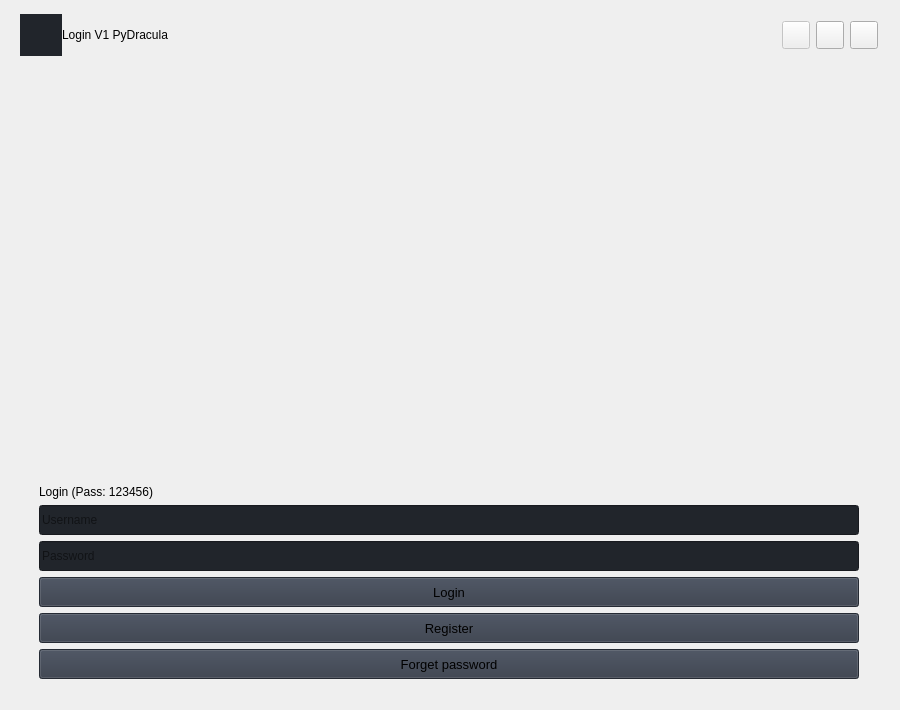
<?xml version="1.0" encoding="UTF-8"?>
<ui version="4.0">
 <class>Login</class>
 <widget class="QMainWindow" name="Login">
  <property name="geometry">
   <rect>
    <x>0</x>
    <y>0</y>
    <width>900</width>
    <height>710</height>
   </rect>
  </property>
  <property name="sizePolicy">
   <sizepolicy hsizetype="Maximum" vsizetype="Maximum">
    <horstretch>0</horstretch>
    <verstretch>0</verstretch>
   </sizepolicy>
  </property>
  <property name="minimumSize">
   <size>
    <width>900</width>
    <height>710</height>
   </size>
  </property>
  <property name="maximumSize">
   <size>
    <width>900</width>
    <height>1000</height>
   </size>
  </property>
  <property name="windowTitle">
   <string>Login. PyBlackBOX</string>
  </property>
  <property name="styleSheet">
   <string notr="true">/* /////////////////////////////////////////////////////////////////////////////////////////////////

SET APP STYLESHEET - FULL STYLES HERE
DARK THEME - DRACULA COLOR BASED

///////////////////////////////////////////////////////////////////////////////////////////////// */
QWidget{
	color: rgb(221, 221, 221);
	font: 10pt &quot;Segoe UI&quot;;
}

/* /////////////////////////////////////////////////////////////////////////////////////////////////
Tooltip */
QToolTip {
	color: #ffffff;
	background-color: rgba(33, 37, 43, 180);
	border: 1px solid rgb(44, 49, 58);
	background-image: none;
	background-position: left center;
    background-repeat: no-repeat;
	border: none;
	border-left: 2px solid rgb(255, 121, 198);
	text-align: left;
	padding-left: 8px;
	margin: 0px;
}
/* /////////////////////////////////////////////////////////////////////////////////////////////////
Bg App */
#bg {	
	background-color: rgb(40, 44, 52);
	border: 1px solid rgb(44, 49, 58);
	border-top-left-radius: 12px;
	border-bottom-left-radius: 12px;
	border-top-right-radius: 12px;
	border-bottom-right-radius: 12px;
}
/* /////////////////////////////////////////////////////////////////////////////////////////////////
Content App */
#top_bar{	
	background-color: rgb(33, 37, 43);
	border-top-left-radius: 12px;
	border-top-right-radius: 12px;
}
/* Top Buttons */
#top_btns_3 .QPushButton { background-color: rgba(255, 255, 255, 0); border: none;  border-radius: 5px; }
#top_btns_3 .QPushButton:hover { background-color: rgb(44, 49, 57); border-style: solid; border-radius: 4px; }
#top_btns_3 .QPushButton:pressed { background-color: rgb(23, 26, 30); border-style: solid; border-radius: 4px; }
/* /////////////////////////////////////////////////////////////////////////////////////////////////
LineEdit */
QLineEdit {
	background-color: rgb(33, 37, 43);
	border-radius: 5px;
	border: 2px solid rgb(33, 37, 43);
	padding-left: 10px;
	selection-color: rgb(255, 255, 255);
	selection-background-color: rgb(255, 121, 198);
}
QLineEdit:hover {
	border: 2px solid rgb(64, 71, 88);
}
QLineEdit:focus {
	border: 2px solid rgb(91, 101, 124);
}
/* /////////////////////////////////////////////////////////////////////////////////////////////////
Button */
QPushButton {
	border: 2px solid rgb(52, 59, 72);
	border-radius: 5px;	
	background-color: rgb(52, 59, 72);
}
QPushButton:hover {
	background-color: rgb(57, 65, 80);
	border: 2px solid rgb(61, 70, 86);
}
QPushButton:pressed {	
	background-color: rgb(35, 40, 49);
	border: 2px solid rgb(43, 50, 61);
}
/* /////////////////////////////////////////////////////////////////////////////////////////////////</string>
  </property>
  <widget class="QWidget" name="centralwidget">
   <property name="sizePolicy">
    <sizepolicy hsizetype="Maximum" vsizetype="Maximum">
     <horstretch>0</horstretch>
     <verstretch>0</verstretch>
    </sizepolicy>
   </property>
   <property name="maximumSize">
    <size>
     <width>1000</width>
     <height>1200</height>
    </size>
   </property>
   <property name="styleSheet">
    <string notr="true">#stackedWidget{
	background: transparent;
		border: 1px solid red;
}</string>
   </property>
   <layout class="QVBoxLayout" name="verticalLayout">
    <property name="spacing">
     <number>0</number>
    </property>
    <property name="leftMargin">
     <number>10</number>
    </property>
    <property name="topMargin">
     <number>10</number>
    </property>
    <property name="rightMargin">
     <number>10</number>
    </property>
    <property name="bottomMargin">
     <number>10</number>
    </property>
    <item>
     <widget class="QFrame" name="bg">
      <property name="sizePolicy">
       <sizepolicy hsizetype="Maximum" vsizetype="Maximum">
        <horstretch>0</horstretch>
        <verstretch>0</verstretch>
       </sizepolicy>
      </property>
      <property name="maximumSize">
       <size>
        <width>1000</width>
        <height>1200</height>
       </size>
      </property>
      <property name="frameShape">
       <enum>QFrame::NoFrame</enum>
      </property>
      <property name="frameShadow">
       <enum>QFrame::Raised</enum>
      </property>
      <widget class="QFrame" name="frame_widgets">
       <property name="geometry">
        <rect>
         <x>0</x>
         <y>60</y>
         <width>878</width>
         <height>811</height>
        </rect>
       </property>
       <property name="minimumSize">
        <size>
         <width>280</width>
         <height>720</height>
        </size>
       </property>
       <property name="mouseTracking">
        <bool>false</bool>
       </property>
       <property name="frameShape">
        <enum>QFrame::NoFrame</enum>
       </property>
       <property name="frameShadow">
        <enum>QFrame::Raised</enum>
       </property>
       <layout class="QVBoxLayout" name="verticalLayout_2">
        <property name="spacing">
         <number>8</number>
        </property>
        <property name="leftMargin">
         <number>20</number>
        </property>
        <property name="topMargin">
         <number>0</number>
        </property>
        <property name="rightMargin">
         <number>20</number>
        </property>
        <property name="bottomMargin">
         <number>10</number>
        </property>
        <item>
         <widget class="QStackedWidget" name="Login_stackedWidget">
          <property name="styleSheet">
           <string notr="true">/*background: transparent;*/</string>
          </property>
          <property name="currentIndex">
           <number>0</number>
          </property>
          <widget class="QWidget" name="Login_page">
           <layout class="QVBoxLayout" name="_2">
            <property name="rightMargin">
             <number>9</number>
            </property>
            <item>
             <widget class="QFrame" name="logo">
              <property name="minimumSize">
               <size>
                <width>0</width>
                <height>400</height>
               </size>
              </property>
              <property name="maximumSize">
               <size>
                <width>16777215</width>
                <height>400</height>
               </size>
              </property>
              <property name="styleSheet">
               <string notr="true">#logo {
	background-image: url(:/images/images/images/Logo_Big (8).png);
	/*background-image: url(:/images/images/images/PyDracula_vertical.png);*/
	border-radius: 10px;
	background-position: center;
	background-repeat: no-repeat;
    /*border: 1px solid #73AD21;*/
}</string>
              </property>
              <property name="frameShape">
               <enum>QFrame::NoFrame</enum>
              </property>
              <property name="frameShadow">
               <enum>QFrame::Raised</enum>
              </property>
             </widget>
            </item>
            <item>
             <widget class="QLabel" name="Login_Status">
              <property name="sizePolicy">
               <sizepolicy hsizetype="Minimum" vsizetype="Minimum">
                <horstretch>0</horstretch>
                <verstretch>0</verstretch>
               </sizepolicy>
              </property>
              <property name="maximumSize">
               <size>
                <width>16777215</width>
                <height>20</height>
               </size>
              </property>
              <property name="text">
               <string>Login (Pass: 123456)</string>
              </property>
             </widget>
            </item>
            <item>
             <widget class="QLineEdit" name="username">
              <property name="minimumSize">
               <size>
                <width>0</width>
                <height>30</height>
               </size>
              </property>
              <property name="styleSheet">
               <string notr="true">background-color: rgb(33, 37, 43);</string>
              </property>
              <property name="text">
               <string/>
              </property>
              <property name="placeholderText">
               <string>Username</string>
              </property>
             </widget>
            </item>
            <item>
             <widget class="QLineEdit" name="password">
              <property name="minimumSize">
               <size>
                <width>0</width>
                <height>30</height>
               </size>
              </property>
              <property name="styleSheet">
               <string notr="true">background-color: rgb(33, 37, 43);</string>
              </property>
              <property name="text">
               <string/>
              </property>
              <property name="echoMode">
               <enum>QLineEdit::Password</enum>
              </property>
              <property name="placeholderText">
               <string>Password</string>
              </property>
             </widget>
            </item>
            <item>
             <widget class="QPushButton" name="btn_Login">
              <property name="minimumSize">
               <size>
                <width>150</width>
                <height>30</height>
               </size>
              </property>
              <property name="font">
               <font>
                <pointsize>10</pointsize>
                <italic>false</italic>
                <bold>false</bold>
               </font>
              </property>
              <property name="cursor">
               <cursorShape>PointingHandCursor</cursorShape>
              </property>
              <property name="styleSheet">
               <string notr="true">background-color: rgb(52, 59, 72);</string>
              </property>
              <property name="text">
               <string>Login</string>
              </property>
              <property name="icon">
               <iconset>
                <normaloff>Backup/images/icons/cil-save.png</normaloff>Backup/images/icons/cil-save.png</iconset>
              </property>
             </widget>
            </item>
            <item>
             <widget class="QPushButton" name="btn_Register">
              <property name="minimumSize">
               <size>
                <width>150</width>
                <height>30</height>
               </size>
              </property>
              <property name="font">
               <font>
                <pointsize>10</pointsize>
                <italic>false</italic>
                <bold>false</bold>
               </font>
              </property>
              <property name="cursor">
               <cursorShape>PointingHandCursor</cursorShape>
              </property>
              <property name="styleSheet">
               <string notr="true">background-color: rgb(52, 59, 72);</string>
              </property>
              <property name="text">
               <string>Register</string>
              </property>
              <property name="icon">
               <iconset>
                <normaloff>Backup/images/icons/cil-save.png</normaloff>Backup/images/icons/cil-save.png</iconset>
              </property>
             </widget>
            </item>
            <item>
             <widget class="QPushButton" name="btn_Fpassword">
              <property name="minimumSize">
               <size>
                <width>150</width>
                <height>30</height>
               </size>
              </property>
              <property name="font">
               <font>
                <pointsize>10</pointsize>
                <italic>false</italic>
                <bold>false</bold>
               </font>
              </property>
              <property name="cursor">
               <cursorShape>PointingHandCursor</cursorShape>
              </property>
              <property name="styleSheet">
               <string notr="true">background-color: rgb(52, 59, 72);</string>
              </property>
              <property name="text">
               <string>Forget password</string>
              </property>
              <property name="icon">
               <iconset>
                <normaloff>Backup/images/icons/cil-save.png</normaloff>Backup/images/icons/cil-save.png</iconset>
              </property>
             </widget>
            </item>
           </layout>
          </widget>
          <widget class="QWidget" name="Register_page">
           <layout class="QGridLayout" name="gridLayout">
            <item row="13" column="0" colspan="2">
             <widget class="QPushButton" name="btn_Com_Register">
              <property name="minimumSize">
               <size>
                <width>150</width>
                <height>30</height>
               </size>
              </property>
              <property name="font">
               <font>
                <pointsize>10</pointsize>
                <italic>false</italic>
                <bold>false</bold>
               </font>
              </property>
              <property name="cursor">
               <cursorShape>PointingHandCursor</cursorShape>
              </property>
              <property name="styleSheet">
               <string notr="true">background-color: rgb(52, 59, 72);</string>
              </property>
              <property name="text">
               <string>Register</string>
              </property>
              <property name="icon">
               <iconset>
                <normaloff>Backup/images/icons/cil-save.png</normaloff>Backup/images/icons/cil-save.png</iconset>
              </property>
             </widget>
            </item>
            <item row="14" column="0" colspan="2">
             <widget class="QPushButton" name="btn_Reg_Back">
              <property name="minimumSize">
               <size>
                <width>150</width>
                <height>30</height>
               </size>
              </property>
              <property name="font">
               <font>
                <pointsize>10</pointsize>
                <italic>false</italic>
                <bold>false</bold>
               </font>
              </property>
              <property name="cursor">
               <cursorShape>PointingHandCursor</cursorShape>
              </property>
              <property name="styleSheet">
               <string notr="true">background-color: rgb(52, 59, 72);</string>
              </property>
              <property name="text">
               <string>Back</string>
              </property>
              <property name="icon">
               <iconset>
                <normaloff>Backup/images/icons/cil-save.png</normaloff>Backup/images/icons/cil-save.png</iconset>
              </property>
             </widget>
            </item>
            <item row="8" column="1">
             <widget class="QLineEdit" name="Reg_password_2">
              <property name="minimumSize">
               <size>
                <width>0</width>
                <height>30</height>
               </size>
              </property>
              <property name="styleSheet">
               <string notr="true">background-color: rgb(33, 37, 43);</string>
              </property>
              <property name="text">
               <string/>
              </property>
              <property name="echoMode">
               <enum>QLineEdit::Password</enum>
              </property>
              <property name="placeholderText">
               <string>Verify Password </string>
              </property>
             </widget>
            </item>
            <item row="8" column="0">
             <widget class="QLineEdit" name="Reg_password">
              <property name="minimumSize">
               <size>
                <width>0</width>
                <height>30</height>
               </size>
              </property>
              <property name="styleSheet">
               <string notr="true">background-color: rgb(33, 37, 43);</string>
              </property>
              <property name="text">
               <string/>
              </property>
              <property name="echoMode">
               <enum>QLineEdit::Password</enum>
              </property>
              <property name="placeholderText">
               <string>Password</string>
              </property>
             </widget>
            </item>
            <item row="9" column="0" colspan="2">
             <widget class="QLineEdit" name="Reg_email">
              <property name="minimumSize">
               <size>
                <width>0</width>
                <height>30</height>
               </size>
              </property>
              <property name="styleSheet">
               <string notr="true">background-color: rgb(33, 37, 43);</string>
              </property>
              <property name="text">
               <string/>
              </property>
              <property name="placeholderText">
               <string>E-mail</string>
              </property>
             </widget>
            </item>
            <item row="7" column="0" colspan="2">
             <widget class="QLineEdit" name="Reg_username">
              <property name="minimumSize">
               <size>
                <width>0</width>
                <height>30</height>
               </size>
              </property>
              <property name="styleSheet">
               <string notr="true">background-color: rgb(33, 37, 43);</string>
              </property>
              <property name="text">
               <string/>
              </property>
              <property name="placeholderText">
               <string>Username</string>
              </property>
             </widget>
            </item>
            <item row="2" column="0">
             <widget class="QLabel" name="Reg_Status">
              <property name="sizePolicy">
               <sizepolicy hsizetype="Minimum" vsizetype="Minimum">
                <horstretch>0</horstretch>
                <verstretch>0</verstretch>
               </sizepolicy>
              </property>
              <property name="maximumSize">
               <size>
                <width>16777215</width>
                <height>20</height>
               </size>
              </property>
              <property name="text">
               <string>Status</string>
              </property>
             </widget>
            </item>
            <item row="1" column="0" colspan="2">
             <widget class="QFrame" name="logo_2">
              <property name="minimumSize">
               <size>
                <width>0</width>
                <height>400</height>
               </size>
              </property>
              <property name="maximumSize">
               <size>
                <width>16777215</width>
                <height>400</height>
               </size>
              </property>
              <property name="styleSheet">
               <string notr="true">#logo_2{
	background-image: url(:/images/images/images/Logo_Big (8).png);
	/*background-image: url(:/images/images/images/PyDracula_vertical.png);*/
	border-radius: 10px;
	background-position: center;
	background-repeat: no-repeat;
    /*border: 1px solid #73AD21;*/
}</string>
              </property>
              <property name="frameShape">
               <enum>QFrame::NoFrame</enum>
              </property>
              <property name="frameShadow">
               <enum>QFrame::Raised</enum>
              </property>
             </widget>
            </item>
           </layout>
          </widget>
         </widget>
        </item>
        <item>
         <spacer name="verticalSpacer">
          <property name="orientation">
           <enum>Qt::Vertical</enum>
          </property>
          <property name="sizeHint" stdset="0">
           <size>
            <width>838</width>
            <height>55</height>
           </size>
          </property>
         </spacer>
        </item>
        <item>
         <widget class="QFrame" name="frame">
          <property name="frameShape">
           <enum>QFrame::StyledPanel</enum>
          </property>
          <property name="frameShadow">
           <enum>QFrame::Raised</enum>
          </property>
          <layout class="QGridLayout" name="gridLayout_4">
           <item row="1" column="0">
            <widget class="QLineEdit" name="Forget_Email">
             <property name="minimumSize">
              <size>
               <width>0</width>
               <height>30</height>
              </size>
             </property>
             <property name="styleSheet">
              <string notr="true">background-color: rgb(33, 37, 43);</string>
             </property>
             <property name="text">
              <string/>
             </property>
             <property name="placeholderText">
              <string>E-mail</string>
             </property>
            </widget>
           </item>
           <item row="2" column="0">
            <widget class="QPushButton" name="btn_Forget_Email">
             <property name="minimumSize">
              <size>
               <width>150</width>
               <height>30</height>
              </size>
             </property>
             <property name="font">
              <font>
               <pointsize>10</pointsize>
               <italic>false</italic>
               <bold>false</bold>
              </font>
             </property>
             <property name="cursor">
              <cursorShape>PointingHandCursor</cursorShape>
             </property>
             <property name="styleSheet">
              <string notr="true">background-color: rgb(52, 59, 72);</string>
             </property>
             <property name="text">
              <string>Send E-mail</string>
             </property>
             <property name="icon">
              <iconset>
               <normaloff>Backup/images/icons/cil-save.png</normaloff>Backup/images/icons/cil-save.png</iconset>
             </property>
            </widget>
           </item>
           <item row="0" column="0">
            <widget class="QLabel" name="user_description_15">
             <property name="sizePolicy">
              <sizepolicy hsizetype="Minimum" vsizetype="Minimum">
               <horstretch>0</horstretch>
               <verstretch>0</verstretch>
              </sizepolicy>
             </property>
             <property name="maximumSize">
              <size>
               <width>16777215</width>
               <height>20</height>
              </size>
             </property>
             <property name="text">
              <string>E-mail</string>
             </property>
            </widget>
           </item>
           <item row="3" column="0">
            <widget class="QPushButton" name="btn_Forget_Back">
             <property name="minimumSize">
              <size>
               <width>150</width>
               <height>30</height>
              </size>
             </property>
             <property name="font">
              <font>
               <pointsize>10</pointsize>
               <italic>false</italic>
               <bold>false</bold>
              </font>
             </property>
             <property name="cursor">
              <cursorShape>PointingHandCursor</cursorShape>
             </property>
             <property name="styleSheet">
              <string notr="true">background-color: rgb(52, 59, 72);</string>
             </property>
             <property name="text">
              <string>Back</string>
             </property>
             <property name="icon">
              <iconset>
               <normaloff>Backup/images/icons/cil-save.png</normaloff>Backup/images/icons/cil-save.png</iconset>
             </property>
            </widget>
           </item>
          </layout>
         </widget>
        </item>
       </layout>
      </widget>
      <widget class="QFrame" name="top_bar">
       <property name="geometry">
        <rect>
         <x>0</x>
         <y>0</y>
         <width>881</width>
         <height>50</height>
        </rect>
       </property>
       <property name="minimumSize">
        <size>
         <width>0</width>
         <height>50</height>
        </size>
       </property>
       <property name="maximumSize">
        <size>
         <width>16777215</width>
         <height>45</height>
        </size>
       </property>
       <property name="palette">
        <palette>
         <active>
          <colorrole role="WindowText">
           <brush brushstyle="SolidPattern">
            <color alpha="255">
             <red>221</red>
             <green>221</green>
             <blue>221</blue>
            </color>
           </brush>
          </colorrole>
          <colorrole role="Button">
           <brush brushstyle="SolidPattern">
            <color alpha="255">
             <red>33</red>
             <green>37</green>
             <blue>43</blue>
            </color>
           </brush>
          </colorrole>
          <colorrole role="Text">
           <brush brushstyle="SolidPattern">
            <color alpha="255">
             <red>221</red>
             <green>221</green>
             <blue>221</blue>
            </color>
           </brush>
          </colorrole>
          <colorrole role="ButtonText">
           <brush brushstyle="SolidPattern">
            <color alpha="255">
             <red>221</red>
             <green>221</green>
             <blue>221</blue>
            </color>
           </brush>
          </colorrole>
          <colorrole role="Base">
           <brush brushstyle="SolidPattern">
            <color alpha="255">
             <red>33</red>
             <green>37</green>
             <blue>43</blue>
            </color>
           </brush>
          </colorrole>
          <colorrole role="Window">
           <brush brushstyle="SolidPattern">
            <color alpha="255">
             <red>33</red>
             <green>37</green>
             <blue>43</blue>
            </color>
           </brush>
          </colorrole>
          <colorrole role="Highlight">
           <brush brushstyle="SolidPattern">
            <color alpha="255">
             <red>0</red>
             <green>120</green>
             <blue>215</blue>
            </color>
           </brush>
          </colorrole>
          <colorrole role="PlaceholderText">
           <brush brushstyle="SolidPattern">
            <color alpha="255">
             <red>221</red>
             <green>221</green>
             <blue>221</blue>
            </color>
           </brush>
          </colorrole>
         </active>
         <inactive>
          <colorrole role="WindowText">
           <brush brushstyle="SolidPattern">
            <color alpha="255">
             <red>221</red>
             <green>221</green>
             <blue>221</blue>
            </color>
           </brush>
          </colorrole>
          <colorrole role="Button">
           <brush brushstyle="SolidPattern">
            <color alpha="255">
             <red>33</red>
             <green>37</green>
             <blue>43</blue>
            </color>
           </brush>
          </colorrole>
          <colorrole role="Text">
           <brush brushstyle="SolidPattern">
            <color alpha="255">
             <red>221</red>
             <green>221</green>
             <blue>221</blue>
            </color>
           </brush>
          </colorrole>
          <colorrole role="ButtonText">
           <brush brushstyle="SolidPattern">
            <color alpha="255">
             <red>221</red>
             <green>221</green>
             <blue>221</blue>
            </color>
           </brush>
          </colorrole>
          <colorrole role="Base">
           <brush brushstyle="SolidPattern">
            <color alpha="255">
             <red>33</red>
             <green>37</green>
             <blue>43</blue>
            </color>
           </brush>
          </colorrole>
          <colorrole role="Window">
           <brush brushstyle="SolidPattern">
            <color alpha="255">
             <red>33</red>
             <green>37</green>
             <blue>43</blue>
            </color>
           </brush>
          </colorrole>
          <colorrole role="Highlight">
           <brush brushstyle="SolidPattern">
            <color alpha="255">
             <red>240</red>
             <green>240</green>
             <blue>240</blue>
            </color>
           </brush>
          </colorrole>
          <colorrole role="PlaceholderText">
           <brush brushstyle="SolidPattern">
            <color alpha="255">
             <red>221</red>
             <green>221</green>
             <blue>221</blue>
            </color>
           </brush>
          </colorrole>
         </inactive>
         <disabled>
          <colorrole role="WindowText">
           <brush brushstyle="SolidPattern">
            <color alpha="255">
             <red>221</red>
             <green>221</green>
             <blue>221</blue>
            </color>
           </brush>
          </colorrole>
          <colorrole role="Button">
           <brush brushstyle="SolidPattern">
            <color alpha="255">
             <red>33</red>
             <green>37</green>
             <blue>43</blue>
            </color>
           </brush>
          </colorrole>
          <colorrole role="Text">
           <brush brushstyle="SolidPattern">
            <color alpha="255">
             <red>221</red>
             <green>221</green>
             <blue>221</blue>
            </color>
           </brush>
          </colorrole>
          <colorrole role="ButtonText">
           <brush brushstyle="SolidPattern">
            <color alpha="255">
             <red>221</red>
             <green>221</green>
             <blue>221</blue>
            </color>
           </brush>
          </colorrole>
          <colorrole role="Base">
           <brush brushstyle="SolidPattern">
            <color alpha="255">
             <red>33</red>
             <green>37</green>
             <blue>43</blue>
            </color>
           </brush>
          </colorrole>
          <colorrole role="Window">
           <brush brushstyle="SolidPattern">
            <color alpha="255">
             <red>33</red>
             <green>37</green>
             <blue>43</blue>
            </color>
           </brush>
          </colorrole>
          <colorrole role="Highlight">
           <brush brushstyle="SolidPattern">
            <color alpha="255">
             <red>0</red>
             <green>120</green>
             <blue>215</blue>
            </color>
           </brush>
          </colorrole>
          <colorrole role="PlaceholderText">
           <brush brushstyle="SolidPattern">
            <color alpha="255">
             <red>221</red>
             <green>221</green>
             <blue>221</blue>
            </color>
           </brush>
          </colorrole>
         </disabled>
        </palette>
       </property>
       <property name="styleSheet">
        <string notr="true"/>
       </property>
       <property name="frameShape">
        <enum>QFrame::NoFrame</enum>
       </property>
       <property name="frameShadow">
        <enum>QFrame::Raised</enum>
       </property>
       <property name="lineWidth">
        <number>1</number>
       </property>
       <layout class="QHBoxLayout" name="horizontalLayout_3">
        <property name="spacing">
         <number>0</number>
        </property>
        <property name="leftMargin">
         <number>10</number>
        </property>
        <property name="topMargin">
         <number>0</number>
        </property>
        <property name="rightMargin">
         <number>10</number>
        </property>
        <property name="bottomMargin">
         <number>0</number>
        </property>
        <item>
         <widget class="QFrame" name="topLogo">
          <property name="minimumSize">
           <size>
            <width>42</width>
            <height>42</height>
           </size>
          </property>
          <property name="maximumSize">
           <size>
            <width>42</width>
            <height>42</height>
           </size>
          </property>
          <property name="styleSheet">
           <string notr="true">background-color: rgb(33, 37, 43);
background-image: url(:/images/images/images/Logo_Small (5).png);
/*background-image: url(:/images/images/images/PyDracula.png);*/
background-position: centered;
background-repeat: no-repeat;</string>
          </property>
          <property name="frameShape">
           <enum>QFrame::NoFrame</enum>
          </property>
          <property name="frameShadow">
           <enum>QFrame::Raised</enum>
          </property>
         </widget>
        </item>
        <item>
         <widget class="QLabel" name="title_bar_3">
          <property name="frameShape">
           <enum>QFrame::NoFrame</enum>
          </property>
          <property name="lineWidth">
           <number>0</number>
          </property>
          <property name="text">
           <string>Login V1 PyDracula</string>
          </property>
          <property name="alignment">
           <set>Qt::AlignLeading|Qt::AlignLeft|Qt::AlignVCenter</set>
          </property>
          <property name="margin">
           <number>20</number>
          </property>
         </widget>
        </item>
        <item>
         <widget class="QFrame" name="top_btns_3">
          <property name="maximumSize">
           <size>
            <width>100</width>
            <height>16777215</height>
           </size>
          </property>
          <property name="palette">
           <palette>
            <active>
             <colorrole role="WindowText">
              <brush brushstyle="SolidPattern">
               <color alpha="255">
                <red>221</red>
                <green>221</green>
                <blue>221</blue>
               </color>
              </brush>
             </colorrole>
             <colorrole role="Text">
              <brush brushstyle="SolidPattern">
               <color alpha="255">
                <red>221</red>
                <green>221</green>
                <blue>221</blue>
               </color>
              </brush>
             </colorrole>
             <colorrole role="ButtonText">
              <brush brushstyle="SolidPattern">
               <color alpha="255">
                <red>221</red>
                <green>221</green>
                <blue>221</blue>
               </color>
              </brush>
             </colorrole>
             <colorrole role="PlaceholderText">
              <brush brushstyle="SolidPattern">
               <color alpha="255">
                <red>221</red>
                <green>221</green>
                <blue>221</blue>
               </color>
              </brush>
             </colorrole>
            </active>
            <inactive>
             <colorrole role="WindowText">
              <brush brushstyle="SolidPattern">
               <color alpha="255">
                <red>221</red>
                <green>221</green>
                <blue>221</blue>
               </color>
              </brush>
             </colorrole>
             <colorrole role="Text">
              <brush brushstyle="SolidPattern">
               <color alpha="255">
                <red>221</red>
                <green>221</green>
                <blue>221</blue>
               </color>
              </brush>
             </colorrole>
             <colorrole role="ButtonText">
              <brush brushstyle="SolidPattern">
               <color alpha="255">
                <red>221</red>
                <green>221</green>
                <blue>221</blue>
               </color>
              </brush>
             </colorrole>
             <colorrole role="PlaceholderText">
              <brush brushstyle="SolidPattern">
               <color alpha="255">
                <red>221</red>
                <green>221</green>
                <blue>221</blue>
               </color>
              </brush>
             </colorrole>
            </inactive>
            <disabled>
             <colorrole role="WindowText">
              <brush brushstyle="SolidPattern">
               <color alpha="255">
                <red>221</red>
                <green>221</green>
                <blue>221</blue>
               </color>
              </brush>
             </colorrole>
             <colorrole role="Text">
              <brush brushstyle="SolidPattern">
               <color alpha="255">
                <red>221</red>
                <green>221</green>
                <blue>221</blue>
               </color>
              </brush>
             </colorrole>
             <colorrole role="ButtonText">
              <brush brushstyle="SolidPattern">
               <color alpha="255">
                <red>221</red>
                <green>221</green>
                <blue>221</blue>
               </color>
              </brush>
             </colorrole>
             <colorrole role="PlaceholderText">
              <brush brushstyle="SolidPattern">
               <color alpha="255">
                <red>221</red>
                <green>221</green>
                <blue>221</blue>
               </color>
              </brush>
             </colorrole>
            </disabled>
           </palette>
          </property>
          <property name="styleSheet">
           <string notr="true"/>
          </property>
          <property name="frameShape">
           <enum>QFrame::NoFrame</enum>
          </property>
          <property name="frameShadow">
           <enum>QFrame::Raised</enum>
          </property>
          <property name="lineWidth">
           <number>0</number>
          </property>
          <layout class="QHBoxLayout" name="top_btn_layout_3">
           <property name="spacing">
            <number>5</number>
           </property>
           <property name="leftMargin">
            <number>0</number>
           </property>
           <property name="topMargin">
            <number>0</number>
           </property>
           <property name="rightMargin">
            <number>0</number>
           </property>
           <property name="bottomMargin">
            <number>0</number>
           </property>
           <item>
            <widget class="QPushButton" name="maximizeRestoreAppBtn">
             <property name="enabled">
              <bool>false</bool>
             </property>
             <property name="minimumSize">
              <size>
               <width>28</width>
               <height>28</height>
              </size>
             </property>
             <property name="maximumSize">
              <size>
               <width>28</width>
               <height>28</height>
              </size>
             </property>
             <property name="font">
              <font>
               <pointsize>10</pointsize>
               <italic>false</italic>
               <bold>false</bold>
               <stylestrategy>PreferDefault</stylestrategy>
              </font>
             </property>
             <property name="cursor">
              <cursorShape>PointingHandCursor</cursorShape>
             </property>
             <property name="toolTip">
              <string>Maximize</string>
             </property>
             <property name="text">
              <string/>
             </property>
             <property name="iconSize">
              <size>
               <width>20</width>
               <height>20</height>
              </size>
             </property>
            </widget>
           </item>
           <item>
            <widget class="QPushButton" name="minimizeAppBtn">
             <property name="enabled">
              <bool>true</bool>
             </property>
             <property name="minimumSize">
              <size>
               <width>28</width>
               <height>28</height>
              </size>
             </property>
             <property name="maximumSize">
              <size>
               <width>28</width>
               <height>28</height>
              </size>
             </property>
             <property name="cursor">
              <cursorShape>PointingHandCursor</cursorShape>
             </property>
             <property name="toolTip">
              <string>Minimize</string>
             </property>
             <property name="text">
              <string/>
             </property>
             <property name="icon">
              <iconset resource="resources.qrc">
               <normaloff>:/icons/images/icons/cil-minus.png</normaloff>:/icons/images/icons/cil-minus.png</iconset>
             </property>
             <property name="iconSize">
              <size>
               <width>20</width>
               <height>20</height>
              </size>
             </property>
            </widget>
           </item>
           <item>
            <widget class="QPushButton" name="closeAppBtn">
             <property name="minimumSize">
              <size>
               <width>28</width>
               <height>28</height>
              </size>
             </property>
             <property name="maximumSize">
              <size>
               <width>28</width>
               <height>28</height>
              </size>
             </property>
             <property name="cursor">
              <cursorShape>PointingHandCursor</cursorShape>
             </property>
             <property name="toolTip">
              <string>Close</string>
             </property>
             <property name="styleSheet">
              <string notr="true"/>
             </property>
             <property name="text">
              <string/>
             </property>
             <property name="icon">
              <iconset resource="resources.qrc">
               <normaloff>:/icons/images/icons/icon_close.png</normaloff>:/icons/images/icons/icon_close.png</iconset>
             </property>
             <property name="iconSize">
              <size>
               <width>20</width>
               <height>20</height>
              </size>
             </property>
            </widget>
           </item>
          </layout>
         </widget>
        </item>
       </layout>
      </widget>
     </widget>
    </item>
   </layout>
  </widget>
 </widget>
 <tabstops>
  <tabstop>username</tabstop>
  <tabstop>password</tabstop>
  <tabstop>btn_Login</tabstop>
  <tabstop>btn_Register</tabstop>
  <tabstop>btn_Fpassword</tabstop>
  <tabstop>Forget_Email</tabstop>
  <tabstop>btn_Forget_Email</tabstop>
  <tabstop>btn_Forget_Back</tabstop>
  <tabstop>Reg_username</tabstop>
  <tabstop>Reg_password</tabstop>
  <tabstop>Reg_password_2</tabstop>
  <tabstop>Reg_email</tabstop>
  <tabstop>btn_Com_Register</tabstop>
  <tabstop>btn_Reg_Back</tabstop>
  <tabstop>maximizeRestoreAppBtn</tabstop>
  <tabstop>minimizeAppBtn</tabstop>
  <tabstop>closeAppBtn</tabstop>
 </tabstops>
 <resources>
  <include location="resources.qrc"/>
 </resources>
 <connections/>
</ui>
